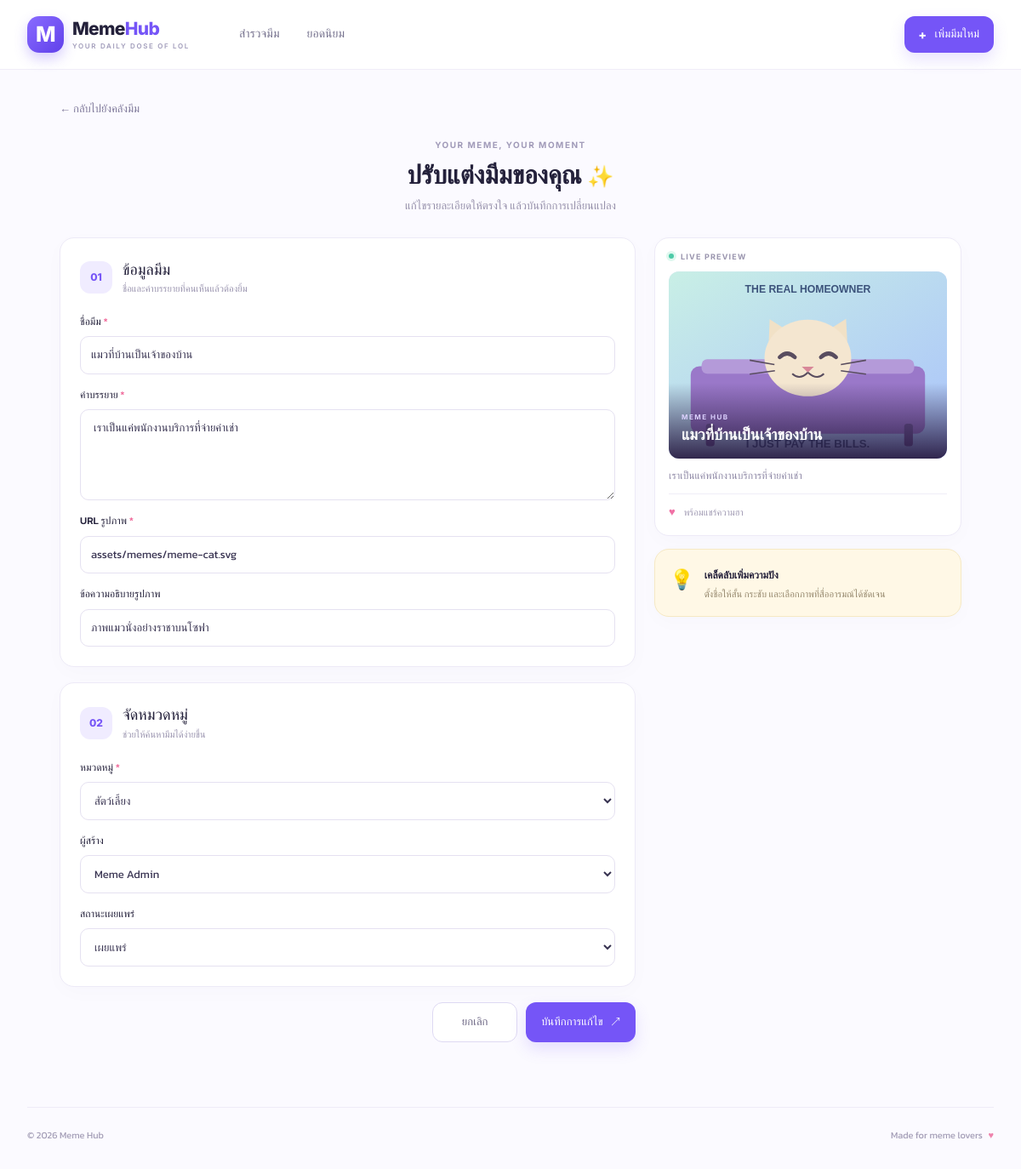
Screenshot of /meme_form.php?id=5 with the database file from the repository.
### tables this page shows
CREATE TABLE memes (
  id INT UNSIGNED NOT NULL AUTO_INCREMENT,
  title VARCHAR(150) NOT NULL,
  caption TEXT NOT NULL,
  image_url VARCHAR(1000) NOT NULL,
  alt_text VARCHAR(255) NULL,
  category_id INT UNSIGNED NOT NULL,
  created_by INT UNSIGNED NOT NULL,
  status VARCHAR(20) NOT NULL DEFAULT 'published',
  view_count INT UNSIGNED NOT NULL DEFAULT 0,
  like_count INT UNSIGNED NOT NULL DEFAULT 0,
  created_at TIMESTAMP NOT NULL DEFAULT CURRENT_TIMESTAMP,
  updated_at TIMESTAMP NOT NULL DEFAULT CURRENT_TIMESTAMP ON UPDATE CURRENT_TIMESTAMP,
  PRIMARY KEY (id),
  KEY idx_memes_status_date (status, created_at),
  KEY idx_memes_category (category_id),
  KEY idx_memes_creator (created_by),
  CONSTRAINT fk_memes_category FOREIGN KEY (category_id) REFERENCES categories(id) ON UPDATE CASCADE ON DELETE RESTRICT,
  CONSTRAINT fk_memes_creator FOREIGN KEY (created_by) REFERENCES users(id) ON UPDATE CASCADE ON DELETE RESTRICT
);

CREATE TABLE categories (
  id INT UNSIGNED NOT NULL AUTO_INCREMENT,
  name VARCHAR(80) NOT NULL,
  slug VARCHAR(100) NOT NULL,
  description VARCHAR(255) NULL,
  color_hex CHAR(7) NOT NULL DEFAULT '#7C5CFC',
  created_at TIMESTAMP NOT NULL DEFAULT CURRENT_TIMESTAMP,
  PRIMARY KEY (id),
  UNIQUE KEY uq_categories_slug (slug)
);

CREATE TABLE users (
  id INT UNSIGNED NOT NULL AUTO_INCREMENT,
  display_name VARCHAR(100) NOT NULL,
  email VARCHAR(190) NOT NULL,
  avatar_url VARCHAR(500) NULL,
  role VARCHAR(30) NOT NULL DEFAULT 'member',
  created_at TIMESTAMP NOT NULL DEFAULT CURRENT_TIMESTAMP,
  updated_at TIMESTAMP NOT NULL DEFAULT CURRENT_TIMESTAMP ON UPDATE CURRENT_TIMESTAMP,
  PRIMARY KEY (id),
  UNIQUE KEY uq_users_email (email)
);

### includes/functions.php (called while the page is built, shortened)
<?php
function e(?string $value): string
{
    return htmlspecialchars($value ?? '', ENT_QUOTES | ENT_SUBSTITUTE, 'UTF-8');
}
function safeImageUrl(string $url): string
{
    if (str_starts_with($url, 'assets/')) {
        return $url;
    }
    $scheme = parse_url($url, PHP_URL_SCHEME);
    return in_array(strtolower((string)$scheme), ['http', 'https'], true) ? $url : 'assets/memes/meme-default.svg';
}

### meme_form.php (the view, shortened to what this page needs)
<?php
require_once __DIR__ . '/includes/functions.php';
$pdo = getPDO();
$id = filter_input(INPUT_GET, 'id', FILTER_VALIDATE_INT) ?: 0;
$isEdit = $id > 0;
$meme = ['title' => '', 'caption' => '', 'image_url' => 'assets/memes/meme-default.svg', 'alt_text' => '', 'category_id' => '', 'created_by' => 1, 'status' => 'published'];
if ($isEdit) {
    $stmt = $pdo->prepare('SELECT * FROM memes WHERE id = :id');
    $stmt->execute(['id' => $id]);
    $existing = $stmt->fetch();
    $meme = $existing;
}
$categories = $pdo->query('SELECT id, name FROM categories ORDER BY name')->fetchAll();
$users = $pdo->query('SELECT id, display_name FROM users ORDER BY display_name')->fetchAll();
require __DIR__ . '/includes/header.php';
?>
<section class="form-page">
  <a class="back-link" href="index.php">← กลับไปยังคลังมีม</a>
  <div class="form-intro"><div class="eyebrow muted-eyebrow">YOUR MEME, YOUR MOMENT</div><h1><?= $isEdit ? 'ปรับแต่งมีมของคุณ' : 'มาเพิ่มมีมกันเถอะ' ?> <span>✨</span></h1><p><?= $isEdit ? 'แก้ไขรายละเอียดให้ตรงใจ แล้วบันทึกการเปลี่ยนแปลง' : 'มีมดี ๆ ต้องแบ่งปัน กรอกรายละเอียดด้านล่างแล้วปล่อยความฮาได้เลย' ?></p></div>
  <form class="meme-form" method="post" action="meme_form.php<?= $isEdit ? '?id=' . $id : '' ?>">
    <div class="form-main"><div class="form-card"><div class="form-card-title"><span class="step-number">01</span><div><h2>ข้อมูลมีม</h2><p>ชื่อและคำบรรยายที่คนเห็นแล้วต้องยิ้ม</p></div></div>
      <label class="field-label" for="title">ชื่อมีม <span class="required">*</span></label><input class="field-input" id="title" name="title" maxlength="150" required value="<?= e((string)$meme['title']) ?>" placeholder="เช่น เมื่อวันจันทร์มาถึงอีกครั้ง">
      <label class="field-label" for="caption">คำบรรยาย <span class="required">*</span></label><textarea class="field-input field-textarea" id="caption" name="caption" maxlength="1000" required rows="4" placeholder="ใส่แคปชันโดน ๆ ของมีมนี้..."> <?= e((string)$meme['caption']) ?></textarea>
      <label class="field-label" for="image_url">URL รูปภาพ <span class="required">*</span></label><input class="field-input" id="image_url" name="image_url" required value="<?= e((string)$meme['image_url']) ?>" placeholder="assets/memes/meme-default.svg หรือ https://...">
      <label class="field-label" for="alt_text">ข้อความอธิบายรูปภาพ</label><input class="field-input" id="alt_text" name="alt_text" maxlength="255" value="<?= e((string)$meme['alt_text']) ?>" placeholder="อธิบายรูปภาพสั้น ๆ เพื่อการเข้าถึง">
    </div><div class="form-card"><div class="form-card-title"><span class="step-number">02</span><div><h2>จัดหมวดหมู่</h2><p>ช่วยให้ค้นหามีมได้ง่ายขึ้น</p></div></div>
      <label class="field-label" for="category_id">หมวดหมู่ <span class="required">*</span></label><select class="field-input" id="category_id" name="category_id" required><option value="">เลือกหมวดหมู่</option><?php foreach ($categories as $category): ?><option value="<?= (int)$category['id'] ?>" <?= (int)$meme['category_id'] === (int)$category['id'] ? 'selected' : '' ?>><?= e($category['name']) ?></option><?php endforeach; ?></select>
      <label class="field-label" for="created_by">ผู้สร้าง</label><select class="field-input" id="created_by" name="created_by" required><?php foreach ($users as $user): ?><option value="<?= (int)$user['id'] ?>" <?= (int)$meme['created_by'] === (int)$user['id'] ? 'selected' : '' ?>><?= e($user['display_name']) ?></option><?php endforeach; ?></select>
      <label class="field-label" for="status">สถานะเผยแพร่</label><select class="field-input" id="status" name="status"><option value="published" <?= $meme['status'] === 'published' ? 'selected' : '' ?>>เผยแพร่</option><option value="draft" <?= $meme['status'] === 'draft' ? 'selected' : '' ?>>ฉบับร่าง</option></select>
    </div><div class="form-actions"><a class="button button-outline" href="index.php">ยกเลิก</a><button class="button button-primary" type="submit"><?= $isEdit ? 'บันทึกการแก้ไข' : 'บันทึกมีม' ?> <span>↗</span></button></div></div>
    <aside class="form-side"><div class="preview-card"><div class="preview-label"><span class="live-dot"></span> LIVE PREVIEW</div><div class="preview-art"><img id="image-preview" src="<?= e(safeImageUrl((string)$meme['image_url'])) ?>" alt="ตัวอย่างมีม"><div class="preview-gradient"><span id="preview-category">MEME HUB</span><strong id="preview-title"><?= e((string)($meme['title'] ?: 'ตัวอย่างชื่อมีม')) ?></strong></div></div><div class="preview-caption" id="preview-caption"><?= e((string)($meme['caption'] ?: 'คำบรรยายมีมของคุณจะแสดงที่นี่')) ?></div><div class="preview-like">♥ <span>พร้อมแชร์ความฮา</span></div></div><div class="tip-card"><span>💡</span><div><strong>เคล็ดลับเพิ่มความปัง</strong><p>ตั้งชื่อให้สั้น กระชับ และเลือกภาพที่สื่ออารมณ์ได้ชัดเจน</p></div></div></aside>
  </form>
</section>
<?php require __DIR__ . '/includes/footer.php'; ?>

### assets/style.css (style rules this page uses)
:root { --ink:#24213b;--muted:#8d8aa5;--purple:#7555f7;--purple-dark:#5e43dc;--lavender:#f2efff;--line:#eceaf5;--surface:#fff;--bg:#fbfaff;--pink:#ff6fae;--yellow:#ffce65;--green:#32b8a7;--shadow:0 16px 40px rgba(50,35,100,.07) }
* { box-sizing:border-box }
body { margin:0;background:var(--bg);color:var(--ink);font-family:'Kanit','Inter',sans-serif;font-size:15px;line-height:1.6 }
a { color:inherit;text-decoration:none }
button,input,textarea,select { font:inherit }
.button { border:0;border-radius:12px;padding:12px 18px;display:inline-flex;align-items:center;justify-content:center;gap:10px;font-weight:500;cursor:pointer;transition:transform .15s,box-shadow .15s }
.button-primary { background:var(--purple);color:#fff;box-shadow:0 8px 18px #7555f72b }
.button-outline { border:1px solid #ded9f3;color:#6b6583;background:white }
.eyebrow { display:flex;align-items:center;gap:8px;color:#e3dbff;font:700 10px Inter,sans-serif;letter-spacing:1.6px }
.muted-eyebrow { color:#a19bb9;font-size:10px;letter-spacing:1.5px }
.form-page { max-width:1060px;margin:0 auto }
.back-link { display:inline-block;font-size:13px;color:#817b9c;margin:8px 0 20px }
.form-intro { text-align:center;margin:5px auto 26px }
.form-intro .eyebrow { justify-content:center }
.form-intro h1 { font-size:30px;margin:6px 0 2px;font-weight:600 }
.form-intro h1 span { font-size:25px }
.form-intro p { margin:0;color:#9690aa;font-size:13px }
.meme-form { display:grid;grid-template-columns:minmax(0,1.5fr) minmax(260px,.8fr);gap:22px;align-items:start }
.form-main { display:flex;flex-direction:column;gap:18px }
.form-card,.preview-card,.tip-card { background:#fff;border:1px solid #edeaf7;border-radius:17px;padding:23px;box-shadow:0 6px 24px #31216b05 }
.form-card-title { display:flex;gap:12px;align-items:center;margin-bottom:20px }
.step-number { width:38px;height:38px;display:grid;place-items:center;background:#f0ecff;color:#7655f7;border-radius:12px;font:800 12px Inter,sans-serif }
.form-card-title h2 { font-size:18px;margin:0;font-weight:500 }
.form-card-title p { margin:0;color:#9993ae;font-size:11px }
.field-label { display:block;font-size:12px;font-weight:500;margin:15px 0 7px }
.required { color:#f06b9b }
.field-input { display:block;width:100%;border:1px solid #e5e1f1;border-radius:10px;padding:11px 12px;background:#fff;color:#393452;outline:0;font-size:13px;transition:border .15s,box-shadow .15s }
.field-input::placeholder { color:#b3aec4 }
.field-textarea { resize:vertical }
.form-actions { display:flex;justify-content:flex-end;gap:10px }
.form-actions .button { font-size:13px;min-width:100px }
.form-side { display:flex;flex-direction:column;gap:15px }
.preview-card { padding:16px }
.preview-label { font:700 9px Inter,sans-serif;letter-spacing:1.2px;color:#9a95ae;display:flex;align-items:center;gap:8px;margin-bottom:12px }
.live-dot { width:6px;height:6px;background:#4dcaa7;border-radius:50%;box-shadow:0 0 0 3px #dff8ef }
.preview-art { height:220px;border-radius:12px;overflow:hidden;position:relative;background:#eae4ff }
.preview-art>img { width:100%;height:100%;object-fit:cover }
.preview-gradient { position:absolute;inset:auto 0 0;padding:35px 15px 15px;background:linear-gradient(transparent,#24163ce8);color:white;display:flex;flex-direction:column;gap:4px }
.preview-gradient span { font:700 8px Inter,sans-serif;letter-spacing:1.5px;color:#ddd2ff }
.preview-gradient strong { font-size:18px;line-height:1.35 }
.preview-caption { font-size:12px;color:#8f89a6;padding:11px 0;min-height:41px }
.preview-like { border-top:1px solid #f0edf7;padding-top:11px;color:#f070a5;font-size:13px }
.preview-like span { font-size:11px;color:#a09ab3;margin-left:7px }
.tip-card { display:flex;gap:12px;padding:17px;background:#fff8e6;border-color:#f6e9c4 }
.tip-card>span { font-size:23px }
.tip-card strong { font-size:12px }
.tip-card p { font-size:11px;color:#92856a;line-height:1.55;margin:3px 0 0 }

### rows the page displays
memes: title "แมวที่บ้านเป็นเจ้าของบ้าน", caption "เราเป็นแค่พนักงานบริการที่จ่ายค่าเช่า", image_url "assets/memes/meme-cat.svg", alt_text "ภาพแมวนั่งอย่างราชาบนโซฟา", category_id "สัตว์เลี้ยง", created_by "Meme Admin", status "เผยแพร่", image_url (picture)
